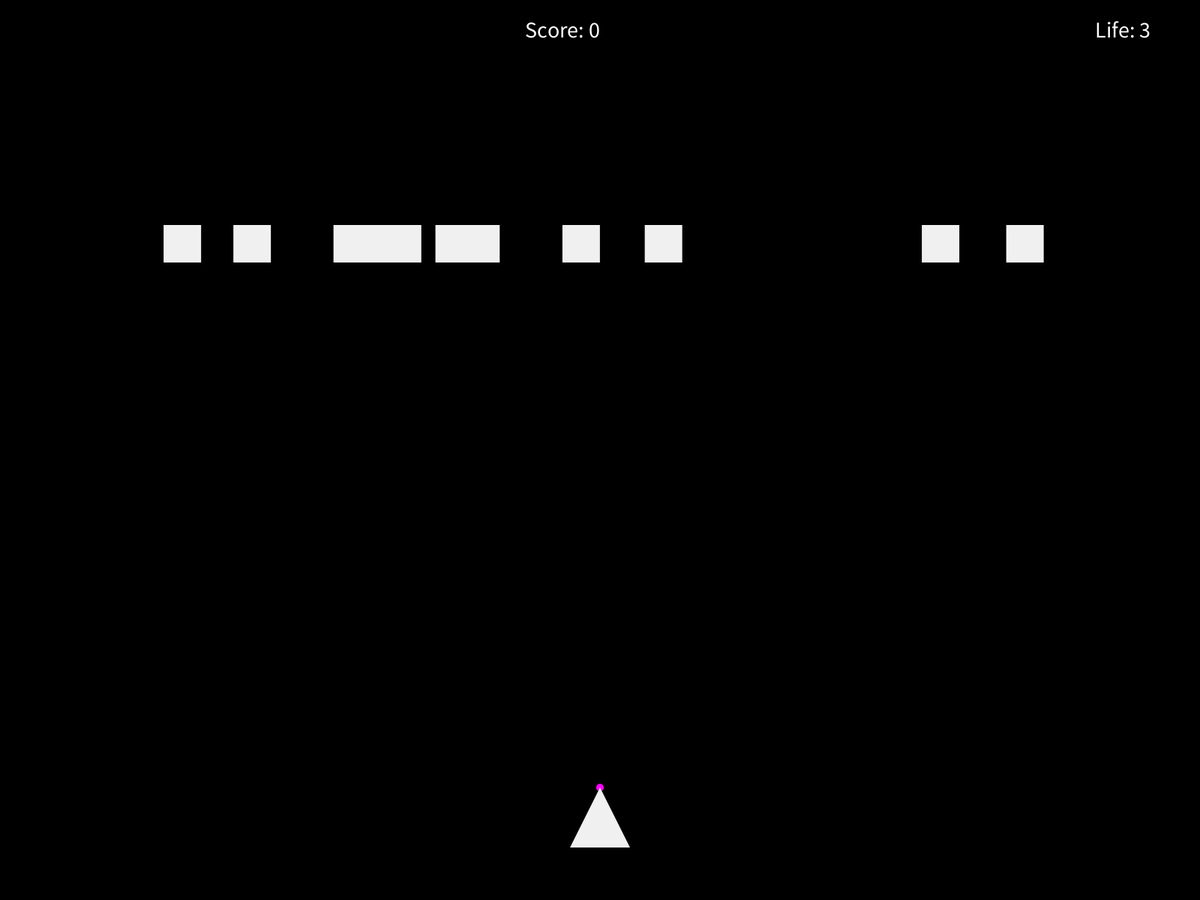
Frame 1 (no input)
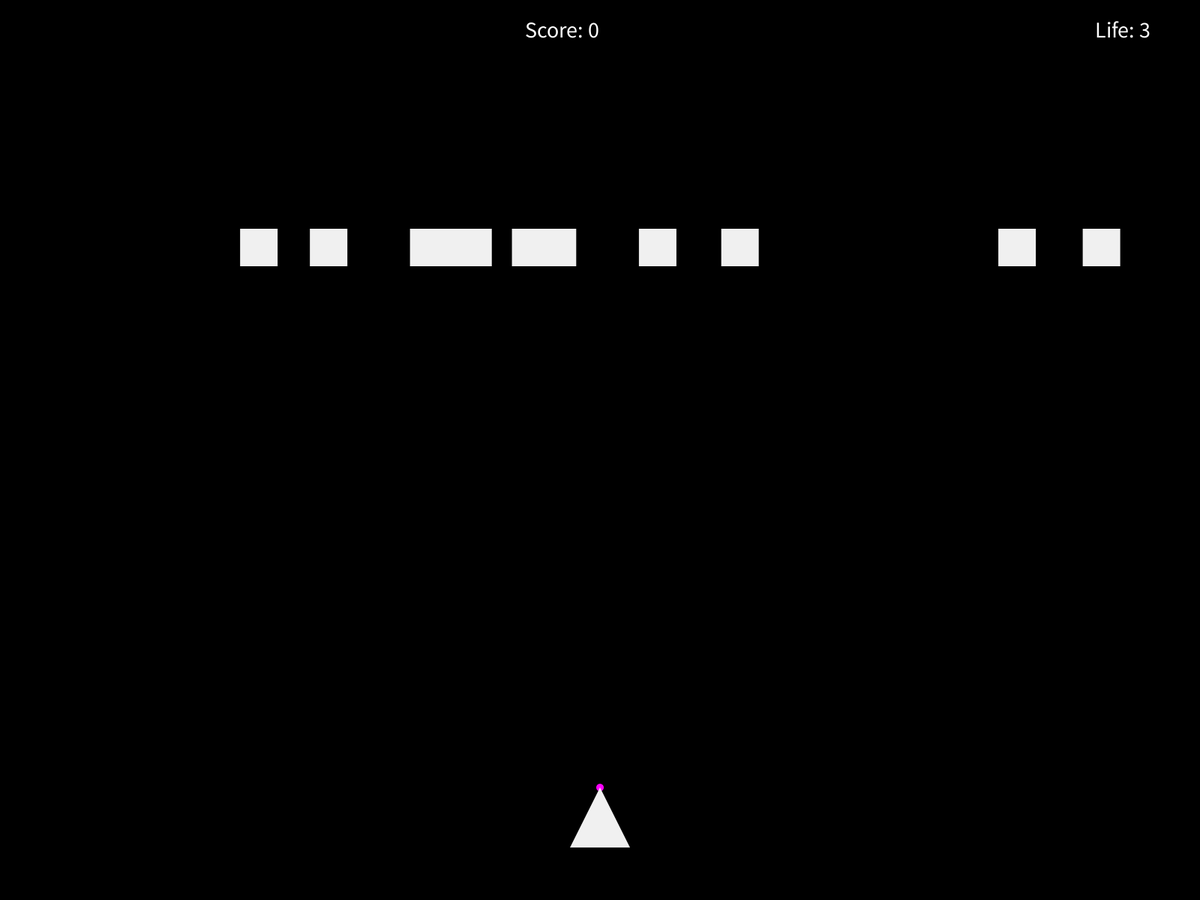
Frame 60 (the mouse pressed at the canvas centre just before this capture)
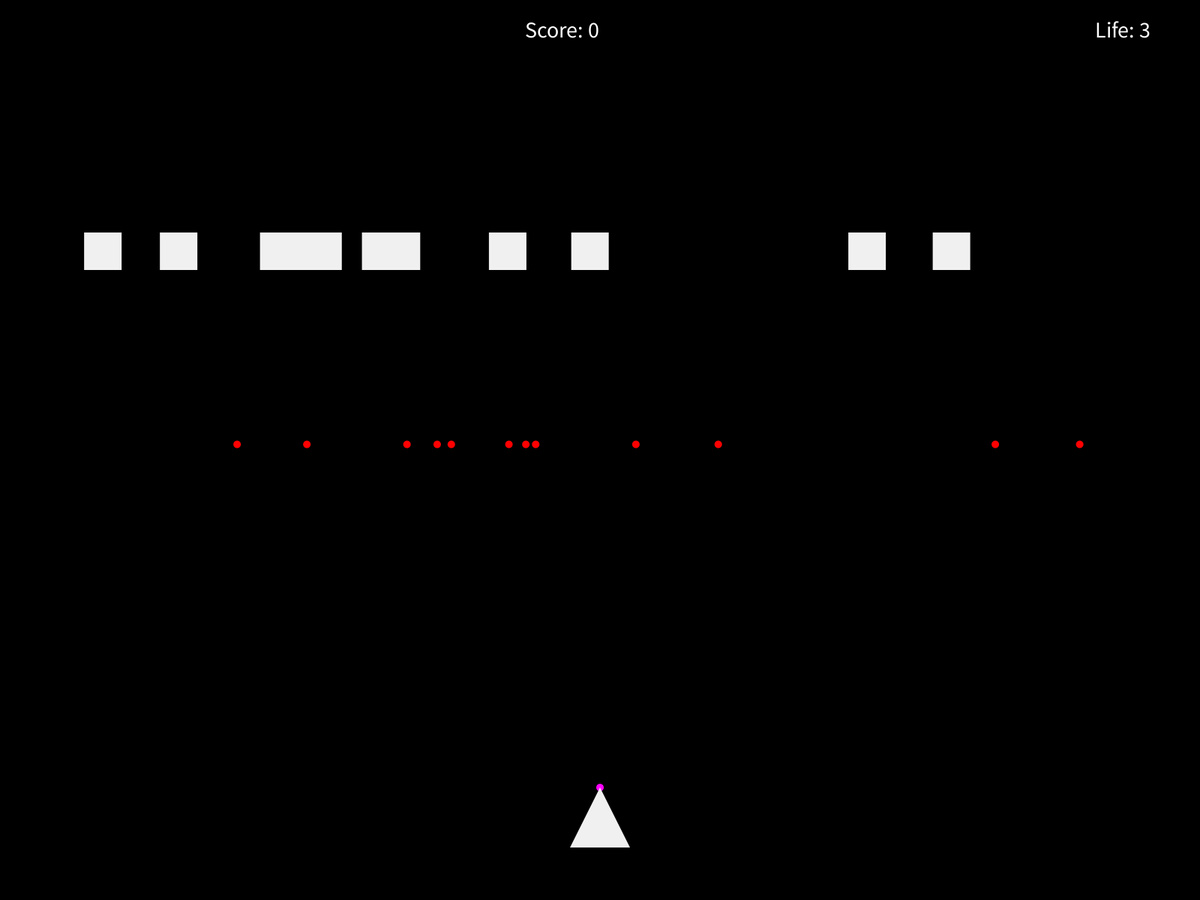
Frame 120 (the mouse held since frame 60 and released just before this capture)

The Processing sketch that drew these frames (run headless with seeded random() and noise(); from frame 60 on, the mouse is pressed at the canvas centre):

// Processing sketch: TeknikUgeSO6
// ── TeknikUgeSO6.pde
boolean left, right;
boolean playerHit = false; 
boolean dead = false;

int unit = 10;
int count = 8;
int enemyBTimer = 60;
int life = 3;
int score;


float playerWidth = 80;
float alpha1;
float beta1;
float alpha2;
float beta2;
float alpha2_1;


Player p;
playerBullet PB;
Enemy e = new Enemy();
enemyBullet eB;


ArrayList<enemyBullet> bullets;
ArrayList<Enemy> enemies;
ArrayList<particleSystem> PSS = new ArrayList<particleSystem>();
ArrayList<playerBullet> pbullets = new ArrayList<playerBullet>();



void setup() {
  fullScreen();
  background(255);
  p = new Player(playerWidth);
  PB = new playerBullet();
  left = false;
  right = false;
  e = new Enemy();
  //Array
  int wideCount = (width / unit) / 40;
  int highCount = (height / unit) / 40;
  count = wideCount*highCount;
  enemies = new ArrayList<Enemy>();
  bullets = new ArrayList<enemyBullet>();
  alpha1 = (playerWidth/2) / (playerWidth);
  alpha2 = -alpha1;
  alpha2_1 = pow(pow(alpha1, 2)+1, 0.5);


  for (int y = 0; y<highCount; y++) {
    for (int x = 0; x < wideCount; x++) {
      //enemies[index++] = new Enemy();
      enemies.add(new Enemy());
    }
  }
}

void draw() {
  background(0);
  noStroke();



  if (enemyBTimer>120)enemyBTimer = 0;

  for (int i = pbullets.size()-1; i>=0; i--) {
    PB = pbullets.get(i);
    PB.updatePlayerBulletPos(enemies);
    PB.display();
    PB.bulletShoot();
  }

  // kalder på arraylist for skud
  for (int i = bullets.size()-1; i>=0; i--) {
    if (bullets.get(i).collision() == true)
    {
      p.isHit = true;
      bullets.remove(i);
    } else
    {
      bullets.get(i).bullet();
      bullets.get(i).bulletMove();
      bullets.get(i).delete(i);
    }
  }
  /*if (e.enemyHit == true) {
    score++;
  }*/
  if (key == ' ') {
    //PB.playerBulletPos.y += 10;
    PB.bulletShoot();
  }
  enemyBTimer++;

  PB.updatePlayerBulletPos(enemies);

  //kalder på array for enemy
  for (int i = enemies.size()-1; i>=0; i--) {// (Enemy e : enemies) { 
    if (enemies.get(i).enemyHit == false)
    {
      enemies.get(i).display();
      enemies.get(i).movement();
      enemies.get(i).update();
      if (enemies.get(i).enemyPos.x > width - 100 || enemies.get(i).enemyPos.x < 0 + 100) {
        for (Enemy u : enemies) {
          u.speed.mult(-1);
          u.acceleration.mult(-1);
          u.enemyPos.y = u.enemyPos.y + 5;
        }
      }
    } else
    {
      PSS.add(new particleSystem(55, 6, enemies.get(i).enemyPos, 30, 400));
      enemies.remove(i);
      score = score + 100;
      count--;
      
      //    enemies.remove(e);
    }
  }
  p.update();
  PB.display();
  p.display();

  for (int i = PSS.size()-1; i >= 0; i--) {
    PSS.get(i).update();
    // if(PSS.get(i).timeCount == 0) PSS.remove(i);
  }

  handleBorder();
}

void handleBorder() {

  if ( p.getLeftCornerX() < 0) {     
    p.velX = 0; 
    p.playerPos.x = 0 + 40;
  }

  if ( p.getRightCornerX() > width) {
    p.velX = 0;
    p.playerPos.x = width - 40;
  }
  if (p.isHit == true) {
    life--;
    if (life < 0) {
      dead = true;
      e.speed.mult(0);
      e.acceleration.mult(0);
    }
    p.isHit = false;
  }
  score();
  if(count == 0){
  text("You WIN", width/2-135, height/2);
  }
}


void keyPressed() {

  /*
  player.setForce(0);
   if(keyCode != LEFT && keyCode != RIGHT)return;
   */
   if(dead == false) {
  if (keyCode == LEFT && !left) {
    p.setForce(-10);
    left = true;
  } 
  if (keyCode == RIGHT && !right) {
    p.setForce(10);
    right = true;
  }
   }
}

void keyReleased() {
  if (keyCode == LEFT) {
    p.setForce(0);
    left = false;
  }

  if (keyCode == RIGHT) {    
    p.setForce(0);
    right = false;
  }

}

// ── Background.pde
/*
int i;
boolean reversed = false;

class Star {
  float x,y;
  float speed;
  
  
  
  Star () {
    
    if(reversed) {
      x = width;
      speed = -5;
    }
    else{
      x = 0;
      speed = 5;
    }
    y = random(height);
    
  }
  
  void display() {
    x = x+speed;
    fill(255,255,204,150);
    noStroke();
    ellipse(x,y,10,10);
    
    if(x > width && !reversed) {
      stars.remove(i);
    }
    else if(x<0 && reversed) {
      stars.remove(i);
    }
  }

}

void update() {
  stars.add(new Star());
  
}*/

// ── Enemy.pde
class Enemy {
  PVector enemyPos;
  PVector speed;
  PVector acceleration;
  float topspeed = 4;
  boolean enemyHit = false;


  Enemy() {
    enemyPos = new PVector (random(200, width-200), height*0.25);  
    acceleration = new PVector(1, 0);
    speed = new PVector(0, 0);
  }




//udseende
  void display() {
    fill(240);
    rect(enemyPos.x, enemyPos.y, 50, 50);
    
}
//bevægelse
  void movement() {
if(life > 0) {
    acceleration.normalize();
    acceleration.mult(0.5);
    speed.add(acceleration);
    speed.limit(topspeed);
    enemyPos.add(speed);
}
//borders//
    
  }

  //bullet delay
  void update() {

    if (enemyBTimer == 120 && life > 0) {
      bullets.add(new enemyBullet(enemyPos.x, enemyPos.y));
      

    }
  }
}

// ── EnemySkud.pde
class enemyBullet {
  PVector bulletPos;
  PVector bulletAcc;
  PVector bulletSpeed;
  float bTopspeed = 4.5;
  int bulletRadius = 10;


  enemyBullet(float x, float y) {
    bulletPos = new PVector(x,y+40);
    bulletAcc = new PVector(0, 1);
    bulletSpeed = new PVector (0, 0);
  }
  //udseende
  void bullet() {
    fill(255, 0, 0);
    ellipse(bulletPos.x, bulletPos.y, bulletRadius, bulletRadius);
  }
  //bevægelse
  void bulletMove() {
    bulletAcc.normalize();
    bulletAcc.mult(0.5);
    bulletSpeed.add(bulletAcc);
    bulletSpeed.limit(bTopspeed);
    bulletPos.add(bulletSpeed);
  }
  //despawn
  void delete(int i) {
    
    
    if (bulletPos.x < 0 || bulletPos.y > height) bullets.remove(i);

  }
  
  boolean collision() {
    
    beta1= p.playerPos.y - (alpha1*p.playerPos.x);
    beta2= p.playerPos.y - (alpha2*p.playerPos.x);
    
    if(bulletRadius > pow(pow(bulletPos.x - p.playerPos.x - (p.playerWidth/2), 2) + pow(bulletPos.y - p.playerPos.y + p.playerWidth, 2),0.5)  ||  bulletRadius > pow(pow(bulletPos.x - (p.playerPos.x + (p.playerWidth/2)), 2) + pow(bulletPos.y - p.playerPos.y + p.playerWidth, 2),0.5)) 
    {
      return true;
    }
    
    if(bulletPos.x <= p.playerPos.x && bulletPos.x >= p.playerPos.x - (p.playerWidth/2) - bulletRadius && bulletPos.y >= p.playerPos.y - bulletRadius && bulletPos.y <= p.playerPos.y + p.playerWidth)
    {
      if(bulletRadius >= abs( (alpha1*bulletPos.x) + beta1 - bulletPos.y)/alpha2_1 ) return true;
    }
    
    if(bulletPos.x >= p.playerPos.x && bulletPos.x <= p.playerPos.x + (p.playerWidth/2) + bulletRadius && bulletPos.y >= p.playerPos.y - bulletRadius && bulletPos.y <= p.playerPos.y + p.playerWidth)
    {
      if(bulletRadius >= abs( (alpha2*bulletPos.x) + beta2 - bulletPos.y)/alpha2_1 ) return true;
    }
    
    return false;
    
  }
}

// ── Player.pde
class Player{

  PVector playerPos;
  float playerWidth = 80;
  float accX = 0, velX =0;
  boolean left, right, isHit;
  

  
  Player(float pw){
      playerPos = new PVector(width/2, height*14/16);
      left = false;
      right = false;
      isHit = false; 
      playerWidth = pw;
  }
  
  float getLeftCornerX(){
    return playerPos.x - playerWidth/2;  
  }
  
  float getRightCornerX(){
    return playerPos.x + playerWidth/2;
  }
  
  void setForce(float sped){
    velX = sped;
  }
  
  void update(){
      velX += accX;
      playerPos.x = playerPos.x + velX;
      
  }
  
  void display(){
    if(isHit == false)
    {
      fill(240);
      triangle(playerPos.x, playerPos.y, playerPos.x - playerWidth/2, playerPos.y + playerWidth, playerPos.x + playerWidth/2, playerPos.y + playerWidth);
    }
  }
  
  
}

// ── particle.pde
class particleSystem {
  ArrayList<particle> particles = new ArrayList<particle>();
  int timeCount;
  int expansionForce;
  int accCounter = 4;
  PVector location;
  
  particleSystem(int numberOfParticles, int accC, PVector loc, int expForc, int timeC) {
    particle tempParticle;
    timeCount = timeC;
    expansionForce = expForc;
    location = loc;
    accCounter = accC;
    
    
    for(int i = 0; i < numberOfParticles; i++) {
      tempParticle = new particle((int)random(1,17), expansionForce, location, timeCount);
      particles.add(tempParticle);
    }
  }
  
  void update() {
    if(accCounter > 0) accCounter--;
    timeCount--;
    
    for(int i = particles.size() - 1; i >= 0; i--) {
      if(particles.get(i).update(accCounter) == true) {
        particles.remove(i);
      }
      else {
        particles.get(i).drawP();
      }
    }
    
  } 
}

class particle {
  int mass;
  int TCP;
  PVector acceleration;
  PVector speed;
  color Color;
  PVector location;
  int konstant = 5;
  
  particle(int m, int expForce, PVector loc, int TC){
   mass = m;
   acceleration = new PVector(random(-2,2) * expForce/m, random(-2,2) * expForce/m);
   speed = new PVector(0,0);
   Color = color(255, 0, 0);
   location = loc.copy();
   TCP = round(TC * log(m) / konstant);
   
  }
  
  boolean update(int accT) {
    float tempRed = 255;
    float tempBlue = 255;
    
    if(accT == 0) acceleration.mult(0);
    speed.add(acceleration);
    location.add(speed);
    TCP--;
    tempRed = red(Color) - round(100/mass);
    tempBlue = blue(Color) + round(100/mass);
    if(tempRed < 100) tempRed = 100;
    if(tempBlue > 250) tempBlue = 250;
    Color = color(tempRed, 0 , tempBlue);
    
    
    if(TCP <= 0) return true;
    else return false;
  }
  
  void drawP() {
    int max = 255;
    if(TCP <= 5) max *= TCP/6;
    //fill(Color, max);
    fill(Color);
    ellipse(location.x, location.y, 10*round(pow((mass/4), 0.33)), 10*round(pow((mass/4), 0.33)));
  }
  
}

// ── playerBullets.pde
class playerBullet {
 
  PVector playerBulletPos;
  boolean isShot = false;
  
  playerBullet() {
  playerBulletPos = new PVector(p.playerPos.x, p.playerPos.y);
  
  }
  
  void updatePlayerBulletPos(ArrayList<Enemy> es)
  {
    if(!isShot == true) {
    playerBulletPos = new PVector(p.playerPos.x, p.playerPos.y );
    
    }
    
    else { 
      playerBulletPos = new PVector(playerBulletPos.x, playerBulletPos.y - 30);
      
    }
    
    //Collision
    for(Enemy e : es)
    {
      if( playerBulletPos.y <=  e.enemyPos.y + 40 && playerBulletPos.y >=  e.enemyPos.y - 40 && playerBulletPos.x <=  e.enemyPos.x + 40 && playerBulletPos.x >=  e.enemyPos.x - 40) {
      isShot = false;
      e.enemyHit = true;
      break;
      }
    }
    
    
    if(playerBulletPos.y <= 0) {
      isShot = false;
     
    }
  }
  
  void display() {
      
    fill(255, 0, 255);
    ellipseMode(CENTER);
    ellipse(playerBulletPos.x, playerBulletPos.y, 10, 10);
    
  }
  
  void bulletShoot() {
   isShot = true;
  }
}

// ── text.pde

//Viser scoren og vores liv
void score() {
  fill(255);
  textSize(30);
  text("Score: "+score, width/2-100, 50);
  text("Life: "+life, width-140, 50);
  textSize(50);
  if (life<1) {
    text("Game over", width/2-135, height/2);
    }
  
  
  if(dead == true){
  if(life < 1){

    if(keyPressed == true){
      
      //Genstarter spillet
      life = 3;
      score = 0;
       
     dead = false; 
       
      
      }
    }
  }
}
